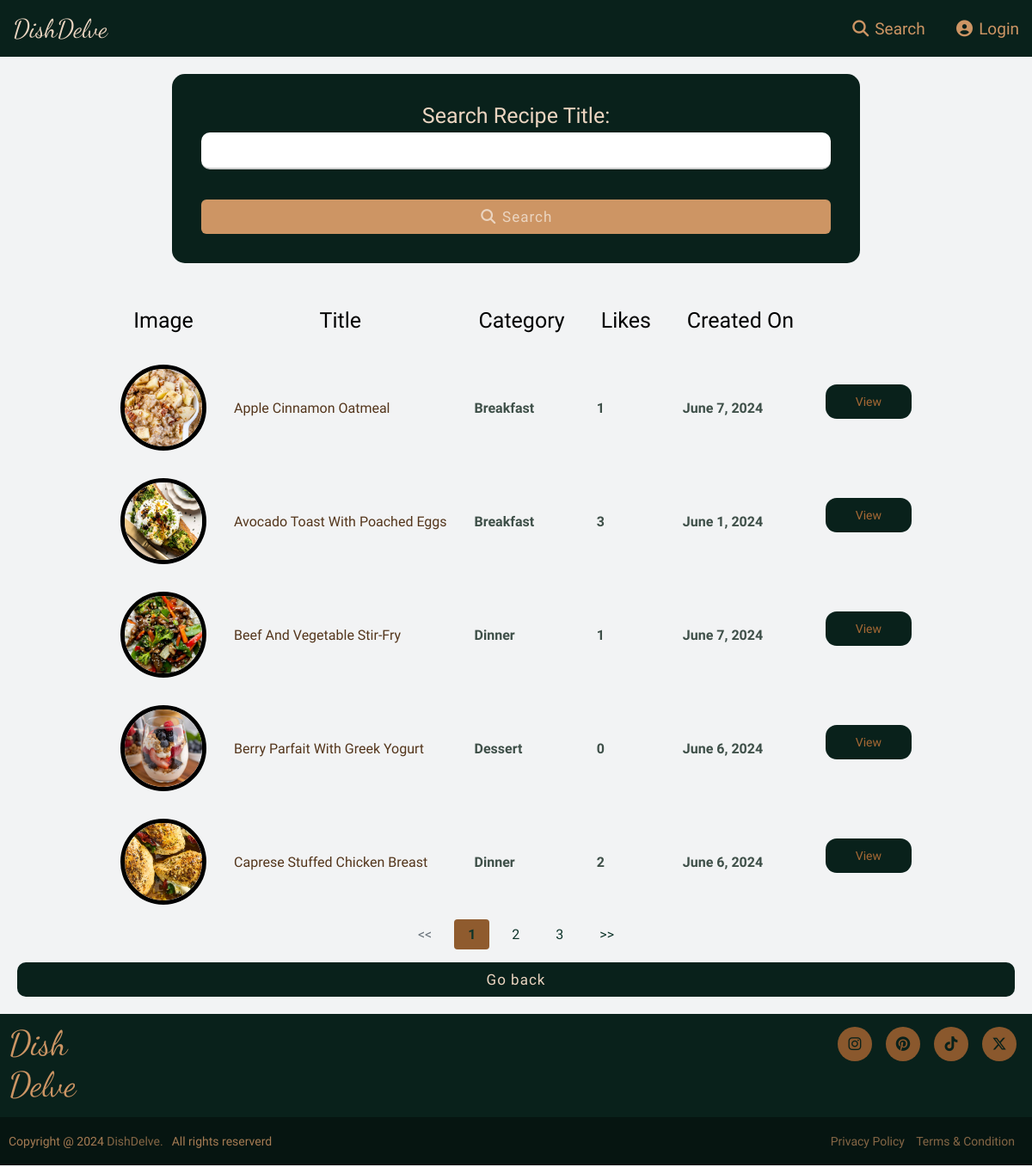
/search-recipe/, run on the app's committed database.
### recipes/models.py (models this page shows, shortened)
class RecipePosts(models.Model):
    title = models.CharField(max_length=60, help_text="Recipe Title/Name")
    category = models.CharField(max_length=10, help_text="Category of recipe")
    dish_description = models.TextField(help_text="The description of the recipe")
    servings = models.IntegerField(help_text="Number of servings")
    prep_time = models.CharField(max_length=10, help_text="Preparation time in a string format")
    cook_time = models.CharField(max_length=10, help_text="Cook time in a string format")
    ingredients = models.TextField(help_text="The ingredients to create the recipe. Split by '§' symbol.")
    directions = models.TextField(help_text="The directions to create the recipe. Split by '§' symbol.")
    food_image = models.ImageField(upload_to='food_images/', null=True, blank=True, help_text="Image of the Recipe")
    date_created = models.DateTimeField(auto_now_add=True, help_text="Date of creation set automatically")
    date_modified = models.DateTimeField(blank=True, null=True, help_text="Date of modification was made")
    uploaded_by = models.ForeignKey(User, on_delete=models.CASCADE, help_text="The user who created the recipe")
    tips = models.TextField(null=True, blank=True, help_text="Any tips for the recipe to make it better")
    @property
    def total_likes(self):
        return self.likes.count()

### recipes/views.py (the view)
# urls.py: path('search-recipe/', RecipeSearchView.as_view(), name='search_recipe'),
class RecipeSearchView(ListView):
    model = RecipePosts
    template_name = 'recipes/search.html'
    context_object_name = 'recipes'
    def get_queryset(self):
        queryset = RecipePosts.objects.all()
        search_value = self.request.GET.get('search_value', '')
        if search_value:
            queryset = queryset.filter(title__icontains=search_value).order_by('title')
        return queryset
    def get_context_data(self, **kwargs):
        context = super().get_context_data(**kwargs)
        search_value = self.request.GET.get('search_value', '')
        page = self.request.GET.get('page', 1)
        if search_value:
            queryset = RecipePosts.objects.filter(title__icontains=search_value).order_by("title")
        else:
            queryset = RecipePosts.objects.all().order_by("title")
        context['recipes'] = custom_paginate_qs(queryset, page)
        context['search_form'] = SearchForm(self.request.GET or None)
        context['search_value'] = search_value
        context['user'] = self.request.user
        return context

### recipes/forms.py
class SearchForm(forms.Form):
    search_value = forms.CharField(
        label='Search Recipe Title',
        error_messages={'required': ' '},
        max_length=50,
        widget=forms.TextInput(attrs={'autofocus': True, 'class': 'form-control'})
    )

### recipes/views.py (called while the page is built)
def custom_paginate_qs(qs, page, item_count: int = 5):
    paginator = Paginator(qs, item_count)
    try:
        paginated_qs = paginator.page(page)
    except PageNotAnInteger:
        paginated_qs = paginator.page(1)
    except EmptyPage:
        paginated_qs = paginator.page(paginator.num_pages)
    return paginated_qs

### recipes/templates/recipes/search.html (shortened to what this page needs)
{% extends "recipes/base.html" %}
{% load static %}
{% block links %}
    <link rel="stylesheet" type="text/css" href="{% static 'recipes/styles.css' %}">
{% endblock %}
{% block content %}
    <div class="container-search">
        <div class="search-wrapper">
            <form method="get" action="{% url 'search_recipe' %}">
                {{ search_form.as_p }}
                <button type="submit" class="search-button"><i class="fa fa-fw fa-search"></i> Search</button>
            </form>
        </div>
        <div class="product-details">
            {% if recipes %}
                <table class="product-display">
                    <thead>
                    <tr>
                        <th>Image</th>
                        <th>Title</th>
                        <th>Category</th>
                        <th>Likes</th>
                        <th>Created On</th>
                    </tr>
                    </thead>
                    {% for recipe in recipes %}
                        <tr>
                            <td><img src="{{ recipe.food_image.url }}" height="100" width="100"
                                     alt="{{ recipe.title }}"></td>
                            <td class="product"><a class="recipe-page"
                                                   href="{% url 'recipe_view' post_id=recipe.id %}">{{ recipe.title|title }}</a>
                            </td>
                            <td class="product">{{ recipe.category|title }}</td>
                            <td class="product">{{ recipe.total_likes }}</td>
                            <td class="product">{{ recipe.date_created.date }}</td>
                            <td>
                                <a href="{% url 'recipe_view' post_id=recipe.id %}" class="editbtn">View</a>
                            </td>
                        </tr>
                    {% endfor %}
                </table>
                <div class="page-container">
                    {% if recipes.has_other_pages %}
                        {% if recipes.has_previous %}
                            <a href="?page={{ recipes.previous_page_number }}"><<</a>
                        {% else %}
                            <span class="disabled"><<</span>
                        {% endif %}
                        {% for i in recipes.paginator.page_range %}
                            {% if recipes.number == i %}
                                <span class="selected-page" href="?page={{ i }}">{{ i }}</span>
                            {% else %}
                                <a href="?page={{ i }}">{{ i }}</a>
                            {% endif %}
                        {% endfor %}
                        {% if recipes.has_next %}
                            <a href="?page={{ recipes.next_page_number }}">>></a>
                        {% else %}
                            <span class="disabled">>></span>
                        {% endif %}
                    {% endif %}
                </div>
            {% else %}
                <p>No results found.</p>
            {% endif %}
            <button class="account-info-buttons" onclick="window.history.back()" type="button">Go back</button>
        </div>
    </div>
{% endblock %}

### recipes/static/recipes/styles.css (style rules this page uses)
* { margin: 0; padding: 0; box-sizing: border-box; font-family: 'Barlow Semi Condensed', sans-serif; }
body { position: relative; min-height: 100%; padding-bottom: 178px; background-color: #f2f3f4; display: flex; flex-direction: column; margin: 0; }
html { height: 100%; }
img { max-width: 100%; }
img { vertical-align: middle; border-style: none; }
.account-info-buttons { width: 100%; margin-top: 15px; border: none; color: #ebd5c1; font-size: 17px; font-weight: 500; letter-spacing: 1px; padding: 10px; background-color: #09211b; display: flex; flex-direction: column; justify-content: center; align-items: center; border-radius: 10px; cursor: pointer; transition: all 0.2s ease-in-out; }
.page-container { display: flex; justify-content: center; }
.page-container a, .page-container span { display: inline-block; margin: 0 5px; padding: 8px 16px; text-decoration: none; color: #0e342a; border-radius: 4px; transition: background-color 0.3s, color 0.3s; }
.page-container .disabled { color: #6c757d; border-color: #6c757d; cursor: not-allowed; }
.product-display tr td img { border-radius: 50%; border: 5px solid black; }
.selected-page { font-weight: bold; color: white; background-color: #8f5b2e; }
.form-control { flex: 1; margin-top: 5px; width: 100%; padding: 10px; border-radius: 10px; border: none; outline: none; font-size: 16px; background-color: white; border-bottom: 2px solid #ccc; border-top: 2px solid transparent; transition: all 0.2s ease; }
.product-details { padding: 10px; width: 100%; }
.product-display { margin: auto; }
.product-display th { padding: 20px; font-weight: 500; font-size: 25px; }
.product-display td { padding: 15px; }
.product-display .recipe-page { text-decoration: none; cursor: pointer; color: #53351b; font-weight: 500; transition: all 0.2s ease; }
.product-display .product { color: #3e4f48; font-weight: 700; }
.add-container, .container-search { padding: 10px; margin: 0 auto; }
.search-wrapper .search-button { width: 100%; margin-top: 35px; border: none; color: #ebd5c1; font-size: 17px; font-weight: 500; letter-spacing: 1px; border-radius: 6px; background-color: #cd9564; cursor: pointer; padding: 10px; transition: all 0.3s ease; }
.editbtn, .deletebtn { width: 100px; height: 40px; display: flex; justify-content: center; align-items: center; background-color: #09211b; color: #a66935; cursor: pointer; border: none; font-size: 14px; border-radius: 13px; margin-bottom: 15px; text-decoration: none; transition: all 0.1s ease-in-out; }
.product-display tr td img { border-radius: 50%; border: 5px solid black; object-fit: cover; }
.search-wrapper { padding: 34px; border-radius: 15px; min-width: 800px; max-width: 800px; margin: auto; margin-bottom: 20px; margin-top: 10px; background-color: #09211b; text-align: center; }
.search-wrapper label { font-size: 25px; font-weight: 500; color: #ebd5c1; }

### data on the page
RecipePosts: food_image (picture), title "Apple Cinnamon Oatmeal", category "Breakfast", total_likes "1", date_created "June 7, 2024"
RecipePosts: food_image (picture), title "Avocado Toast With Poached Eggs", category "Breakfast", total_likes "3", date_created "June 1, 2024"
RecipePosts: food_image (picture), title "Beef And Vegetable Stir-Fry", category "Dinner", total_likes "1", date_created "June 7, 2024"
RecipePosts: food_image (picture), title "Berry Parfait With Greek Yogurt", category "Dessert", total_likes "0", date_created "June 6, 2024"
RecipePosts: food_image (picture), title "Caprese Stuffed Chicken Breast", category "Dinner", total_likes "2", date_created "June 6, 2024"

### other printed values
{{ i }} "1"
{{ i }} "2" "3"
